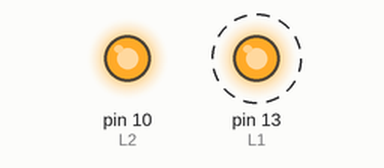
A sketch run on a simulated Arduino Uno, built with avr-gcc and run on an emulated ATmega328P. Parts: output pins drawn as LEDs (lit = HIGH). Dashed ring = blinking.

Above: at 0.5 s.
At 2.5 s:
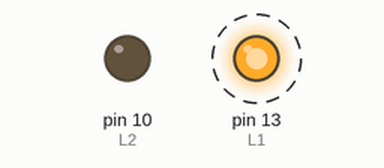
Timing chart, 0 to 5.2 s (numbered marks = the images above):
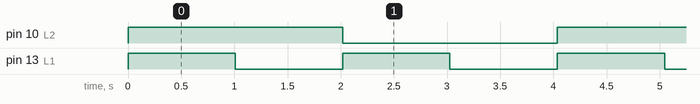

The sketch:

main.ino
```cpp
int L1 = 13;
int L2 = 10;
int j;

void setup(){
  pinMode(L1, OUTPUT);
  pinMode(L2, OUTPUT);
}

void loop(){

  digitalWrite(L2, HIGH);
  for(j=0; j<1000; j++){
    digitalWrite(L1, HIGH);
    delay(1);
  }
  for(j=0; j<1000; j++){
    digitalWrite(L1, LOW);
    delay(1);
  }

  digitalWrite(L2, LOW);
  for(j=0; j<1000; j++){
    digitalWrite(L1, HIGH);
    delay(1);
  }
  for(j=0; j<1000; j++){
    digitalWrite(L1, LOW);
    delay(1);
  }

}
```

Measured:
- by itself, pin 10 (L2): alternates HIGH for 2.0 s and LOW for 2.0 s
- by itself, pin 13 (L1): alternates HIGH for 1.0 s and LOW for 1.0 s
- by itself, everything shown: repeats every 4.0 s, in 4 steps
